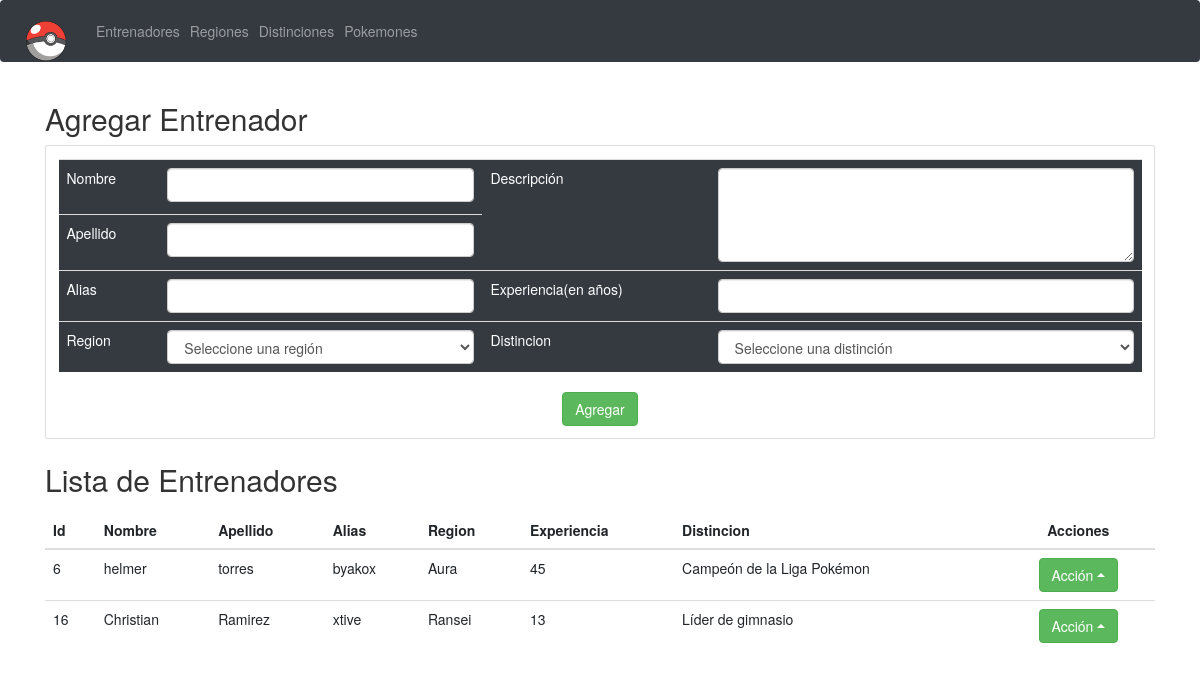
The app's page /home.php with its own data.
### tables this page shows
CREATE TABLE `entrenador` (
  `id` int(11) NOT NULL,
  `nombre` varchar(45) NOT NULL,
  `apellido` varchar(45) NOT NULL,
  `alias` varchar(45) NOT NULL,
  `id_region` int(11) NOT NULL,
  `descripcion` varchar(200) NOT NULL,
  `experiencia` int(11) NOT NULL,
  `id_distincion` int(11) NOT NULL
);

CREATE TABLE `regiones` (
  `id` int(11) NOT NULL,
  `capital` varchar(45) DEFAULT NULL,
  `nombre_region` varchar(45) NOT NULL,
  `profesor` varchar(100) DEFAULT NULL,
  `villano` varchar(100) DEFAULT NULL,
  `descripcion` varchar(200) NOT NULL,
  `liga` varchar(100) DEFAULT NULL
);

CREATE TABLE `distincion` (
  `id` int(11) NOT NULL,
  `nombre_distincion` varchar(45) NOT NULL,
  `descripcion` varchar(200) NOT NULL
);

### home.php (the view, shortened to what this page needs)
<!DOCTYPE html>
<html>
<head>
  <link rel="stylesheet" href="css/bootstrap.min.css">
  <link rel="stylesheet" href="https://maxcdn.bootstrapcdn.com/bootstrap/3.4.0/css/bootstrap.min.css">
</head>
<body>
    <?php require 'partials/header2.php' ?>
    <?php require 'partials/agregar.php' ?>
    <br>
    <div class="container"><p style="font-size: 30px;">Lista de Entrenadores</p></div>
      <div class="container">
          <table class="table">
            <thead>
              <tr>
                <th>Id</th>
                <th>Nombre</th>
                <th>Apellido</th>
                <th>Alias</th>
                <th>Region</th>
                <th>Experiencia</th>
                <th>Distincion</th>
                <th><center>Acciones</center></th>
              </tr>
            </thead>
            <tbody>
              <?php
                include('conexion/conexion.php');
                $sql = $base_de_datos->prepare('SELECT entrenador.id, entrenador.nombre, entrenador.apellido, entrenador.alias,
                entrenador.descripcion, entrenador.experiencia, entrenador.id_region, entrenador.id_distincion, regiones.nombre_region, distincion.nombre_distincion FROM
                pokemaster.entrenador, pokemaster.regiones, pokemaster.distincion WHERE regiones.id = entrenador.id_region
                AND distincion.id = entrenador.id_distincion;');
                $sql->execute();
                $entrenadores = $sql->fetchAll(PDO::FETCH_OBJ);
                  foreach($entrenadores as $entrenador){
                    echo "<tr>";
                    echo "<td>".$entrenador->id."</td>";
                    echo "<td>".$entrenador->nombre."</td>";
                    echo "<td>".$entrenador->apellido."</td>";
                    echo "<td>".$entrenador->alias."</td>";
                    echo "<td>".$entrenador->nombre_region."</td>";
                    echo "<td>".$entrenador->experiencia."</td>";
                    echo "<td>".$entrenador->nombre_distincion."</td>";
                    echo "<td><center><div class='dropup'>";
                    echo "<button class='btn btn-success dropdown-toggle' type='button' data-toggle='dropdown'>Acción";
                    echo "<span></span></button>";
                    echo "</div></center></td>";
                    echo "</tr>";
                  }
              ?>
            </tbody>
          </table>
        </div>
</body>
</html>

### partials/header2.php
<nav class="navbar navbar-expand-sm bg-dark navbar-dark">
    <a class="navbar-brand">
        <img src="img/pokebola.png" alt="logo" style="width:40px;">
    </a>
    <ul class="navbar-nav">
        <li class="nav-item">
        <a class="nav-link" href="home.php">Entrenadores</a>
        </li>
        <li class="nav-item">
        <a class="nav-link" href="regiones.php">Regiones</a>
        </li>
        <li class="nav-item">
        <a class="nav-link" href="distinciones.php">Distinciones</a>
        </li>
        <li class="nav-item">
        <a class="nav-link" href="pokemones.php">Pokemones</a>
        </li>
    </ul>
    </nav>

### partials/agregar.php (shortened to what this page needs)
    <div class="container">
        <h2>Agregar Entrenador</h2>
        <div class="card card-body">
            <form action="procesos/agg_entrenador.php" method="post">
                <div>
                    <table class="table table-dark">
                        <tr>
                        <td>Nombre</td>
                        <td><input type="text" id="nombre" name="nombre" class="form-control input_user" onkeypress="return soloLetras(event)" required></td>
                        <td rowspan="2">Descripción</td>
                        <td rowspan="2"><textarea id="descripcion" name="descripcion" cols="30" rows="4" class="form-control input_user" required></textarea></td>
                        </tr>
                        <tr>
                        <td>Apellido</td>
                        <td><input type="text" id="apellido" name="apellido" class="form-control input_user" onkeypress="return soloLetras(event)" required></td>
                        </tr>
                        <tr>
                        <td>Alias</td>
                        <td><input type="text" id="alias" name="alias" class="form-control input_user" required></td>
                        <td>Experiencia(en años)</td>
                        <td><input type="number" id="experiencia" name="experiencia" class="form-control input_user" onkeypress="return soloNumeros(event);"
                        maxlength="2" oninput="if(this.value.length > this.maxLength) this.value = this.value.slice(0, this.maxLength);" required></td>
                        </tr>
                        <tr>
                            <td>Region</td>
                            <td>
                                <select class="form-control" id="region" name="region" required>
                                    <option value=''>Seleccione una región</option>
                                </select>
                            </td>
                            <td>Distincion</td>
                            <td>
                            <select class="form-control" id="distincion" name="distincion" required>
                                    <option value=''>Seleccione una distinción</option>
                            </select>
                            </td>
                        </tr>
                    </table>
                </div>
                <div style="float:center;">
                    <div class="d-flex justify-content-center mt-3 login_container">
                        <button type="submit" name="agregar" class="btn btn-success">Agregar</button>
                    </div>
                </div>
            </form>
        </div>
</div>

### records on screen
entrenador: id "6", nombre "helmer", apellido "torres", alias "byakox", id_region.nombre_region "Aura", experiencia "45", id_distincion.nombre_distincion "Campeón de la Liga Pokémon"
entrenador: id "16", nombre "Christian", apellido "Ramirez", alias "xtive", id_region.nombre_region "Ransei", experiencia "13", id_distincion.nombre_distincion "Líder de gimnasio"
